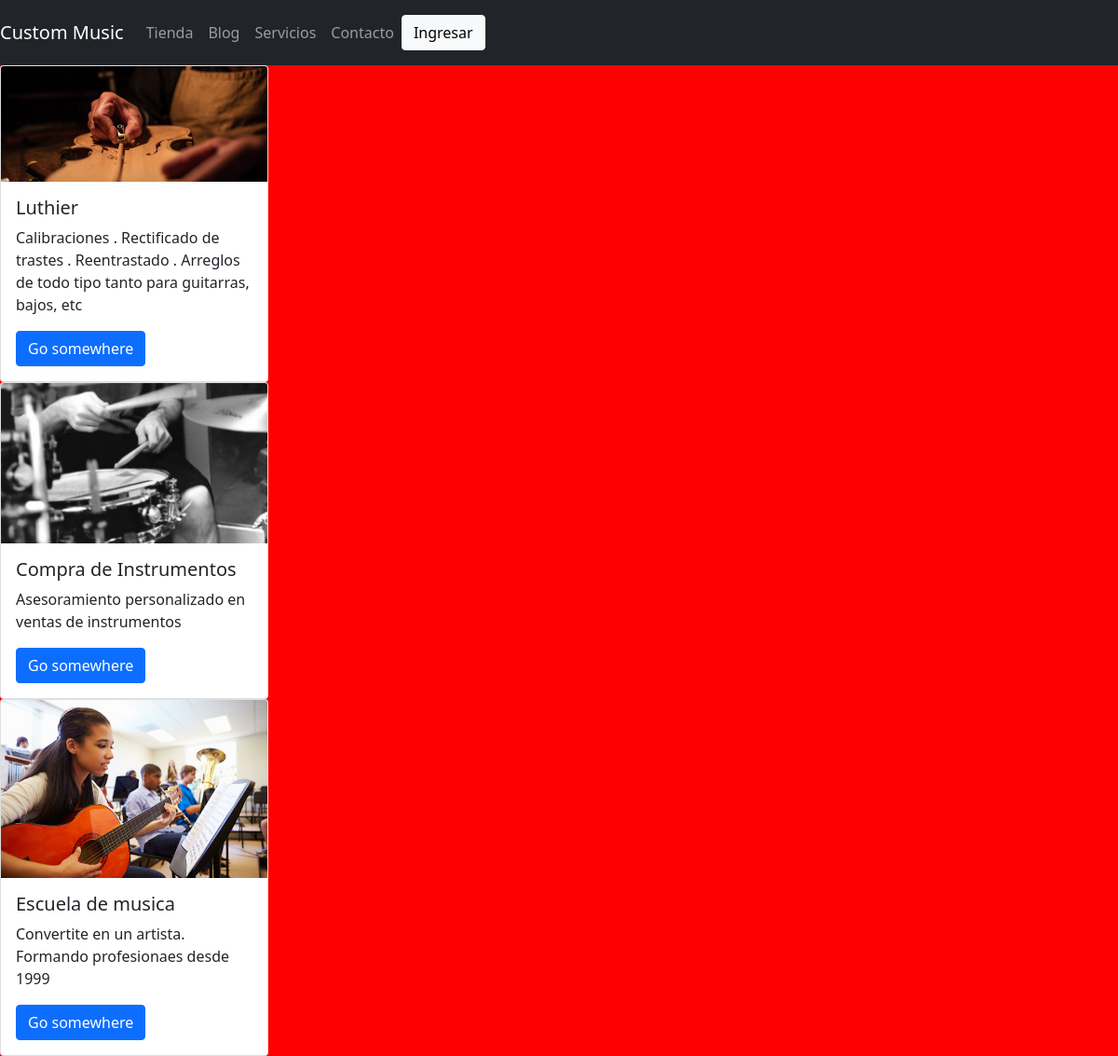
The app's page /servicios/ with its own data.
### servicios/models.py (models this page shows, shortened)
class Servicio(models.Model):
    titulo=models.CharField(max_length=60)
    contenido=models.CharField(max_length=120)
    imagen=models.ImageField(upload_to='servicios')
    created=models.DateTimeField(auto_now_add=True)
    updated=models.DateTimeField(auto_now_add=True)
    class Meta:
        verbose_name='servicio'
        verbose_name='servicios'

### servicios/views.py (the view)
# urls.py: path('servicios/', include('servicios.urls')),
def servicios(request):
    servicios=Servicio.objects.all()
    return render(request, 'servicios/servicios.html', {"servicios": servicios})

### servicios/templates/servicios/servicios.html
{% extends "ProjectEcomApp/inicio.html" %}
{% load static %}
{% block content %}
    {% for servicio in servicios %}
    <div class="card" style="width: 18rem;">
        <img src="{{servicio.imagen.url}}" class="card-img-top" alt="...">
        <div class="card-body">
          <h5 class="card-title">{{servicio.titulo}}</h5>
          <p class="card-text">{{servicio.contenido}}</p>
          <a href="#" class="btn btn-primary">Go somewhere</a>
        </div>
      </div>
    {% endfor %}
{% endblock %}

### ProjectEcomApp/static/css/style.css (style rules this page uses)
body { background-color: red; }

### records on screen
Servicio: imagen (picture), titulo "Luthier", contenido "Calibraciones . Rectificado de trastes . Reentrastado . Arreglos de todo tipo tanto para guitarras, bajos, etc"
Servicio: imagen (picture), titulo "Compra de Instrumentos", contenido "Asesoramiento personalizado en ventas de instrumentos"
Servicio: imagen (picture), titulo "Escuela de musica", contenido "Convertite en un artista. Formando profesionaes desde 1999"
